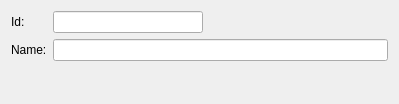
<?xml version="1.0" encoding="UTF-8"?>
<ui version="4.0">
 <class>ClientWidget</class>
 <widget class="QWidget" name="ClientWidget">
  <property name="geometry">
   <rect>
    <x>0</x>
    <y>0</y>
    <width>399</width>
    <height>104</height>
   </rect>
  </property>
  <property name="windowTitle">
   <string>Form</string>
  </property>
  <layout class="QFormLayout" name="formLayout">
   <item row="0" column="0">
    <widget class="QLabel" name="lb_Id">
     <property name="text">
      <string>Id:</string>
     </property>
    </widget>
   </item>
   <item row="0" column="1">
    <widget class="QLineEdit" name="fld_Id">
     <property name="maximumSize">
      <size>
       <width>150</width>
       <height>16777215</height>
      </size>
     </property>
     <property name="maxLength">
      <number>50</number>
     </property>
    </widget>
   </item>
   <item row="1" column="0">
    <widget class="QLabel" name="lb_Name">
     <property name="text">
      <string>Name:</string>
     </property>
    </widget>
   </item>
   <item row="1" column="1">
    <widget class="QLineEdit" name="fld_Name"/>
   </item>
  </layout>
 </widget>
 <resources/>
 <connections/>
</ui>
